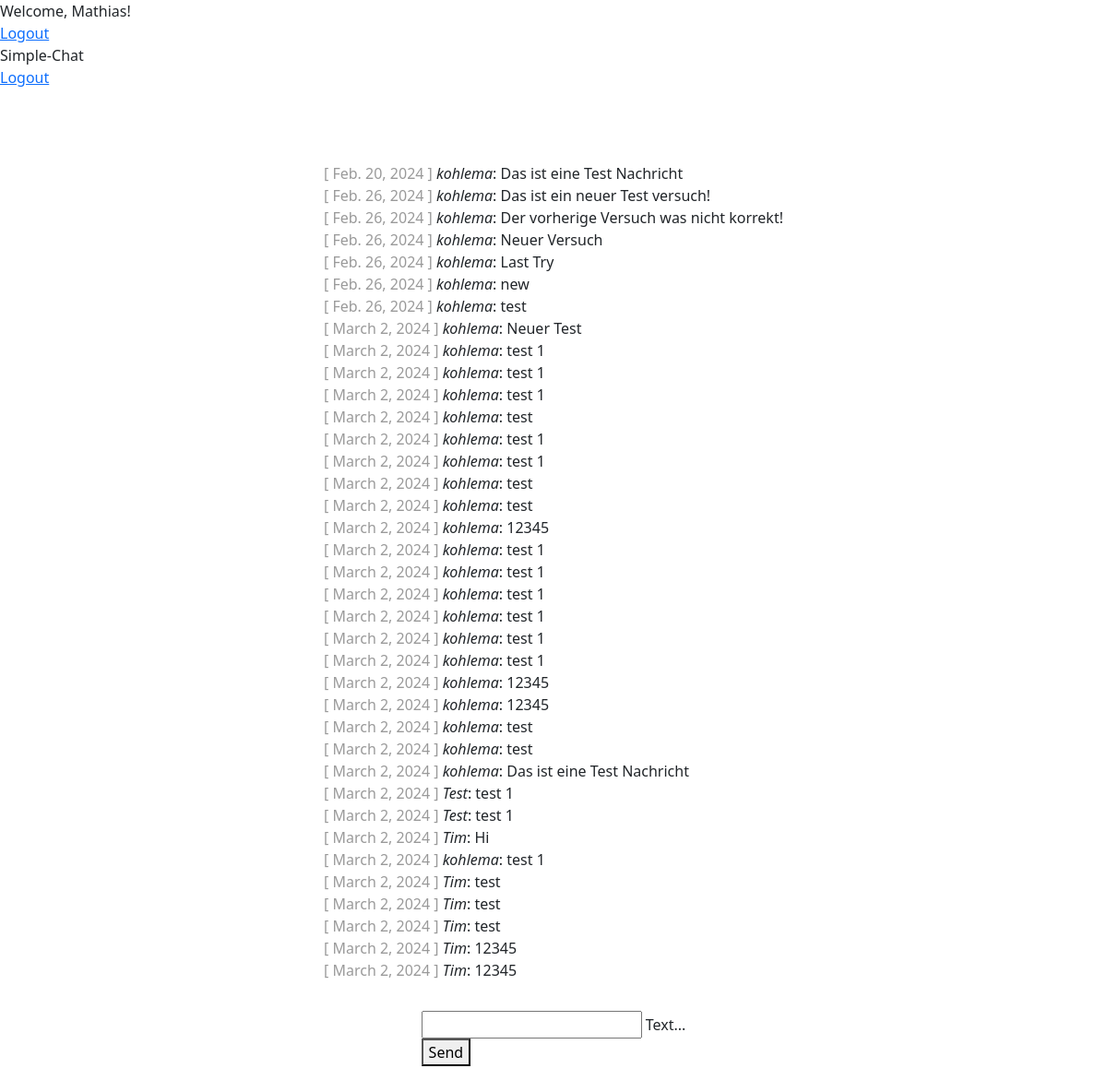
Page /chat/ (signed in) on the committed database.
### chat/models.py (models this page shows)
class Message(models.Model):
    text = models.CharField(max_length=500)
    created_at = models.DateField(default=date.today)
    chat = models.ForeignKey(Chat, on_delete=models.CASCADE, related_name='chat_message_set', default=None, blank=True, null=True)
    author = models.ForeignKey(settings.AUTH_USER_MODEL, on_delete=models.CASCADE, related_name='author_message_set')
    receiver = models.ForeignKey(settings.AUTH_USER_MODEL, on_delete=models.CASCADE, related_name='receiver_message_set')

### chat/views.py (the view, shortened to what this page needs)
# urls.py: path('chat/', index, name="chat"),
@login_required(login_url='/login_user/')                                #Verweist auf die Login Seite
def index(request):
    chat_messages = Message.objects.filter(chat__id=1)              #chat__id=1 = object__mit der id 1 => gibt ein Array zurück
    return render(
        request,
        'chat/index.html',
        {'chat_messages': chat_messages}
    )

### chat/templates/chat/index.html (shortened to what this page needs)
{% extends "base.html" %}
{% block content %} {% if request.user.is_authenticated %}
<div id="messageContainer">
	{% for message in chat_messages %}
	<div>
		<span class="color-gray">[ {{ message.created_at }} ]</span>
		<i>{{ message.author }}</i>: {{ message.text }}
	</div>
	{% endfor %}
</div>
<form
	class="form-style"
	onsubmit="sendMessage(request.user.first_name); return false;"
	method="POST"
>
	<div class="mdl-textfield mdl-js-textfield mdl-textfield--floating-label">
		<input
			name="messagefield"
			class="mdl-textfield__input"
			type="text"
			id="messagefield"
		/>
		<label class="mdl-textfield__label" for="messagefield">Text...</label>
	</div>
	<button
		class="mdl-button mdl-js-button mdl-button--raised mdl-js-ripple-effect mdl-button--accent"
		type="submit"
	>
		Send
	</button>
</form>
{% else %}
<h1>Not logged in!</h1>
<p>
	You are not logged in. Please log in.<br />
	Please follow the Link for <a href="{% url 'login_user' %}">Login</a>.
</p>
{% endif %} {% endblock %}

### templates/base.html (shortened to what this page needs)
<!DOCTYPE html>
<html lang="en">
	<head>
		{% load static %}
		<link
			rel="stylesheet"
			href="https://code.getmdl.io/1.3.0/material.indigo-pink.min.css"
		/>
		<link
			rel="stylesheet"
			href="https://cdn.jsdelivr.net/npm/bootstrap@5.3.3/dist/css/bootstrap.min.css"
		/>
		<link rel="stylesheet" href="{% static 'css/style.css' %}" />
	</head>
	<body>
		<div class="mdl-layout mdl-js-layout mdl-layout--fixed-header">
			<header class="mdl-layout__header">
				<div class="mdl-layout__header-row">
					{% if request.user.is_authenticated %}
					<span class="mdl-layout-title">
						{% if request.user.first_name %}
						Welcome, {{ request.user.first_name }}!
						{% else %}
						Welcome, {{ request.user }}!
						{% endif %}
					</span>
					{% else %}
					<span class="mdl-layout-title">
						Welcome by Simple-Chat
					</span>
					{% endif %}
					<nav class="mdl-navigation mdl-layout--large-screen-only">
						{% if request.user.is_authenticated %}
						<a
							class="mdl-navigation__link"
							href="{% url 'logout_user' %}"
							>Logout</a
						>
						{% endif %}
					</nav>
				</div>
			</header>
			<div class="mdl-layout__drawer mdl-layout--small-screen-only">
				<span class="mdl-layout-title">Simple-Chat</span>
				<nav class="mdl-navigation">
					{% if request.user.is_authenticated %}
					<a
						class="mdl-navigation__link"
						href="{% url 'logout_user' %}"
						>Logout</a
					>
					{% endif %}
				</nav>
			</div>
			<main class="mdl-layout__content">
				<div class="page-content">
					{% block content %}{% endblock %}
				</div>
			</main>
		</div>
	</body>
</html>

### static/css/style.css (style rules this page uses)
.color-gray { color: rgba(0, 0, 0, 0.4); }
.form-style { margin-top: 2rem !important; }
.page-content { padding: 5rem 2rem; display: flex; flex-direction: column; justify-content: center; align-items: center; }

### rows in the picture
Message: created_at "Feb. 20, 2024", author "kohlema", text "Das ist eine Test Nachricht"
Message: created_at "Feb. 26, 2024", author "kohlema", text "Das ist ein neuer Test versuch!"
Message: created_at "Feb. 26, 2024", author "kohlema", text "Der vorherige Versuch was nicht korrekt!"
Message: created_at "Feb. 26, 2024", author "kohlema", text "Neuer Versuch"
Message: created_at "Feb. 26, 2024", author "kohlema", text "Last Try"
Message: created_at "Feb. 26, 2024", author "kohlema", text "new"
Message: created_at "Feb. 26, 2024", author "kohlema", text "test"
Message: created_at "March 2, 2024", author "kohlema", text "Neuer Test"
Message: created_at "March 2, 2024", author "kohlema", text "test 1"
Message: created_at "March 2, 2024", author "kohlema", text "test 1"
Message: created_at "March 2, 2024", author "kohlema", text "test 1"
Message: created_at "March 2, 2024", author "kohlema", text "test"
Message: created_at "March 2, 2024", author "kohlema", text "test 1"
Message: created_at "March 2, 2024", author "kohlema", text "test 1"
Message: created_at "March 2, 2024", author "kohlema", text "test"
Message: created_at "March 2, 2024", author "kohlema", text "test"
Message: created_at "March 2, 2024", author "kohlema", text "12345"
Message: created_at "March 2, 2024", author "kohlema", text "test 1"
Message: created_at "March 2, 2024", author "kohlema", text "test 1"
Message: created_at "March 2, 2024", author "kohlema", text "test 1"
Message: created_at "March 2, 2024", author "kohlema", text "test 1"
Message: created_at "March 2, 2024", author "kohlema", text "test 1"
Message: created_at "March 2, 2024", author "kohlema", text "test 1"
Message: created_at "March 2, 2024", author "kohlema", text "12345"
Message: created_at "March 2, 2024", author "kohlema", text "12345"
Message: created_at "March 2, 2024", author "kohlema", text "test"
Message: created_at "March 2, 2024", author "kohlema", text "test"
Message: created_at "March 2, 2024", author "kohlema", text "Das ist eine Test Nachricht"
Message: created_at "March 2, 2024", author "Test", text "test 1"
Message: created_at "March 2, 2024", author "Test", text "test 1"
Message: created_at "March 2, 2024", author "Tim", text "Hi"
Message: created_at "March 2, 2024", author "kohlema", text "test 1"
Message: created_at "March 2, 2024", author "Tim", text "test"
Message: created_at "March 2, 2024", author "Tim", text "test"
Message: created_at "March 2, 2024", author "Tim", text "test"
Message: created_at "March 2, 2024", author "Tim", text "12345"
Message: created_at "March 2, 2024", author "Tim", text "12345"

### other values in the picture
{{ request.user.first_name }} "Mathias"
